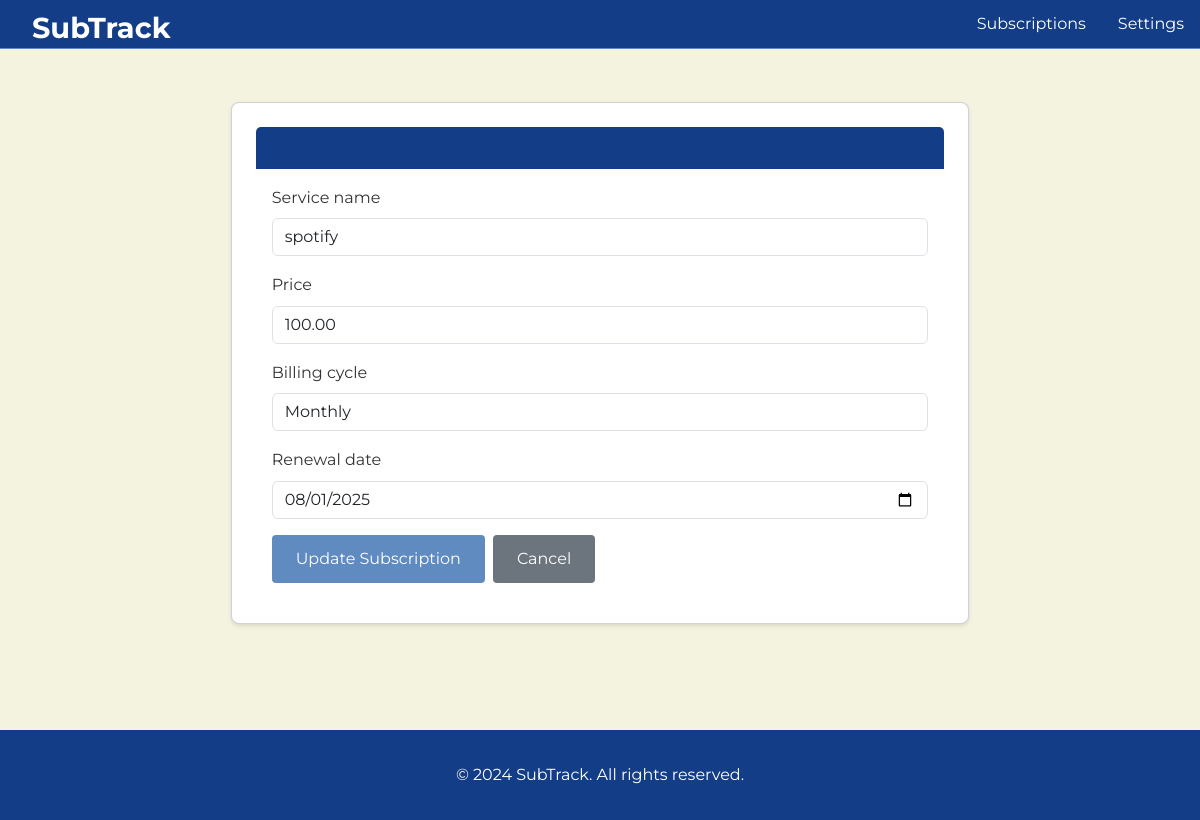
Screenshot of /subscriptions/edit/2/ (signed in) with the database file from the repository.
### subscriptions/models.py (models this page shows, shortened)
class Subscription(models.Model):
    BILLING_CYCLE_CHOICES = [
        ('monthly', 'Monthly'),
        ('yearly', 'Yearly'),
    ]
    user = models.ForeignKey(
        User,
        on_delete=models.CASCADE,
        related_name='subscriptions',
        help_text="The user who owns this subscription"
    )
    service_name = models.CharField(
        max_length=100,
        help_text="Name of the subscription service (e.g., Netflix, Spotify)"
    )
    price = models.DecimalField(
        max_digits=10,
        decimal_places=2,
        validators=[MinValueValidator(Decimal('0.01'))],
        help_text="Monthly or yearly price of the subscription"
    )
    billing_cycle = models.CharField(
        max_length=10,
        choices=BILLING_CYCLE_CHOICES,
        default='monthly',
        help_text="Billing frequency for the subscription"
    )
    renewal_date = models.DateField(
        help_text="Next renewal date for the subscription"
    )
    created_at = models.DateTimeField(auto_now_add=True)
    updated_at = models.DateTimeField(auto_now=True)
    class Meta:
        ordering = ['renewal_date']
        verbose_name = "Subscription"
        verbose_name_plural = "Subscriptions"

### subscriptions/views.py (the view, shortened to what this page needs)
# urls.py: path('edit/<int:pk>/', views.SubscriptionUpdateView.as_view(), name='subscription_update'),
class SubscriptionUpdateView(LoginRequiredMixin, UpdateView):
    model = Subscription
    form_class = SubscriptionForm
    template_name = 'subscriptions/form.html'
    success_url = reverse_lazy('subscriptions:subscription_list')
    def get_queryset(self):
        return Subscription.objects.filter(user=self.request.user)
    def get_context_data(self, **kwargs):
        context = super().get_context_data(**kwargs)
        context['title'] = 'Edit Subscription'
        context['button_text'] = 'Update Subscription'
        return context

### subscriptions/forms.py (shortened to what this page needs)
class SubscriptionForm(forms.ModelForm):
    class Meta:
        model = Subscription
        fields = ['service_name', 'price', 'billing_cycle', 'renewal_date']
        widgets = {
            'service_name': forms.TextInput(attrs={
                'class': 'form-control',
                'placeholder': 'Enter service name (e.g., Netflix, Spotify)'
            }),
            'price': forms.NumberInput(attrs={
                'class': 'form-control',
                'placeholder': '0.00',
                'step': '0.01',
                'min': '0.01'
            }),
            'billing_cycle': forms.Select(attrs={
                'class': 'form-control'
            }),
            'renewal_date': forms.DateInput(attrs={
                'class': 'form-control',
                'type': 'date'
            })
        }

### templates/subscriptions/form.html (shortened to what this page needs)
{% extends 'base.html' %}
{% block content %}
<div class="container">
    <div class="row justify-content-center">
        <div class="col-md-8">
            <div class="card">
                <div class="card-header">
                    <h3>{{ title }}</h3>
                </div>
                <div class="card-body">
                    <form method="post">
                        <div class="mb-3">
                            <label for="{{ form.service_name.id_for_label }}" class="form-label">{{ form.service_name.label }}</label>
                            {{ form.service_name }}
                        </div>
                        <div class="mb-3">
                            <label for="{{ form.price.id_for_label }}" class="form-label">{{ form.price.label }}</label>
                            {{ form.price }}
                        </div>
                        <div class="mb-3">
                            <label for="{{ form.billing_cycle.id_for_label }}" class="form-label">{{ form.billing_cycle.label }}</label>
                            {{ form.billing_cycle }}
                        </div>
                        <div class="mb-3">
                            <label for="{{ form.renewal_date.id_for_label }}" class="form-label">{{ form.renewal_date.label }}</label>
                            {{ form.renewal_date }}
                        </div>
                        <div class="d-flex gap-2">
                            <button type="submit" class="btn btn-primary">{{ button_text }}</button>
                            <a href="{% url 'subscriptions:subscription_list' %}" class="btn btn-secondary">Cancel</a>
                        </div>
                    </form>
                </div>
            </div>
        </div>
    </div>
</div>
{% endblock %}

### static/css/style.css (style rules this page uses)
* { margin: 0; padding: 0; box-sizing: border-box; }
body { font-family: 'Segoe UI', Tahoma, Geneva, Verdana, sans-serif; line-height: 1.6; color: #333; background-color: #f8f9fa; }
.container { max-width: 1200px; margin: 0 auto; padding: 0 20px; }
.btn { display: inline-block; padding: 0.75rem 1.5rem; border: none; border-radius: 4px; text-decoration: none; font-size: 1rem; cursor: pointer; transition: background-color 0.3s; }
.btn-primary { background-color: #3498db; color: white; }
.btn-secondary { background-color: #6c757d; color: white; }
.card { background: white; border-radius: 8px; box-shadow: 0 2px 4px rgba(0,0,0,0.1); padding: 1.5rem; margin-bottom: 1rem; }
.card-header { border-bottom: 1px solid #eee; padding-bottom: 1rem; margin-bottom: 1rem; }

### templates/base.html (style rules this page uses)
:root { --main-bg: #F3F3E0; --primary: #133E87; --accent: #608BC1; --highlight: #CBDCEB; --text-main: #133E87; --text-secondary: #333; }
html, body { font-family: 'Montserrat', Arial, sans-serif; background: var(--main-bg) !important; color: var(--text-main); }
nav, .navbar, nav *, nav .container, .card-header { background: var(--primary) !important; margin: 0 !important; padding: 0 !important; box-shadow: none !important; border: none !important; outline: none !important; }
body { padding-top: 70px !important; }
.card-title, .display-3, .display-4, h1, h2, h3, h4, h5, h6 { color: var(--primary); }
.card-text, .lead, p, span, label { color: var(--text-secondary); }
.btn-primary { background: var(--accent); border: none; color: #fff; }
header, main, .container { border: none !important; background: transparent !important; box-shadow: none !important; }

### rows the page displays
Subscription: service_name "spotify", price "100.00", billing_cycle "Monthly", renewal_date "08/01/2025"

### other values shown
{{ button_text }} "Update Subscription"
